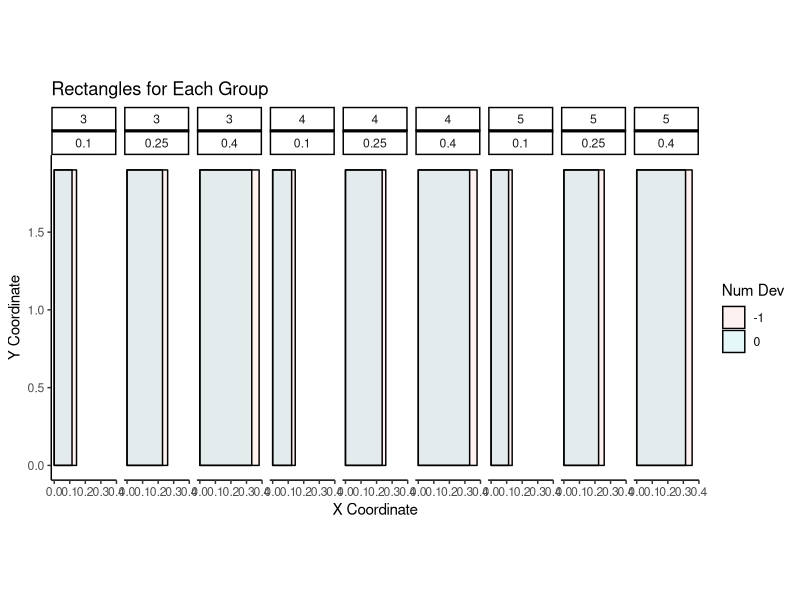

Recreate this plot in R.
# libraries ---------------------------------------------------------------
library(ggplot2)
library(tidyverse)

# importing and processing ------------------------------------------------
data <- read.csv("processed.csv") %>% 
  filter(exp_version == "Exp1A") %>% 
  mutate(number_deviation = ifelse(number_deviation < 0, -1, 0)) %>%
  #mutate(response_width = response_width*response_num) %>%
  filter(number_deviation %in% c(-1,0))

## by participant ---------------------------------
data_by_pp <- data %>%
  group_by(correct_num, correct_width, number_deviation, subID) %>%
  summarise(
    mean_width = mean(response_width), # Dynamically refer to the variable
    n = n()
  )

## across participants --------------------------
data_across_pp <- data_by_pp %>%
  group_by(correct_num, correct_width, number_deviation) %>%
  summarise(
    width_mean = mean(mean_width),
    width_sd = sd(mean_width),
    n = n()
  ) %>%
  mutate(
    width_SEM = width_sd / sqrt(n),
    width_CI = width_SEM * qt((1 - 0.05) / 2 + .5, n - 1)
  )

# Convert to factors
data_by_pp$correct_width <- as.factor(data_by_pp$correct_width)
data_across_pp$correct_width <- as.factor(data_across_pp$correct_width)
data_by_pp$number_deviation <- factor(data_by_pp$number_deviation, levels = c("-1", "0"))
data_across_pp$number_deviation <- factor(data_across_pp$number_deviation, levels = c("-1", "0"))


## adding x y axis coords to draw rectangles -------------------------------


rectangle_coords <- data_across_pp %>%
  group_by(correct_num, correct_width, number_deviation) %>%
  mutate(
    x_1 = width_mean,
    x_2 = 0,
    x_3 = 0,
    x_4 = width_mean,
    y_1 = (1.9),
    y_2 = (1.9),
    y_3 = 0,
    y_4 = 0
  ) %>%
  ungroup() %>%
  pivot_longer(
    cols = starts_with("x_"),
    names_to = "corner_x",
    values_to = "x"
  ) %>%
  pivot_longer(
    cols = starts_with("y_"),
    names_to = "corner_y",
    values_to = "y"
  ) %>%
  filter(str_sub(corner_x, -1, -1) == str_sub(corner_y, -1, -1)) # Match corners

# expected_rectangle_coords <- data_across_pp %>%
#   group_by(correct_num, correct_width) %>%
#   mutate(correct_width = as.numeric(as.character(correct_width))) %>%
#   mutate(
#     x_1 = (0 + correct_width),
#     x_2 = 0,
#     x_3 = 0,
#     x_4 = (0 + correct_width),
#     y_1 = 1.9,
#     y_2 = 1.9,
#     y_3 = 0,
#     y_4 = 0
#   ) %>%
#   ungroup() %>%
#   pivot_longer(
#     cols = starts_with("x_"),
#     names_to = "corner_x",
#     values_to = "x"
#   ) %>%
#   pivot_longer(
#     cols = starts_with("y_"),
#     names_to = "corner_y",
#     values_to = "y"
#   ) %>%
#   filter(str_sub(corner_x, -1, -1) == str_sub(corner_y, -1, -1)) %>%
#   filter(number_deviation == 0) %>%
#   mutate(number_deviation = "actual")
# 
# 
# rectangle_coords <- rbind(rectangle_coords, expected_rectangle_coords)

# Plotting -----------------------------------------------------------


ggplot(rectangle_coords, aes(x = x, y = y, fill = number_deviation)) +
  geom_polygon(color = "black", alpha = 0.1) +
  coord_fixed() +
  theme_classic() +
  labs(
    title = "Rectangles for Each Group",
    x = "X Coordinate",
    y = "Y Coordinate",
    fill = "Num Dev"
  ) +
  facet_grid(~ correct_num + correct_width)


# ggsave(x.png, plot = plot, width = 6, height = 5, units = "in", dpi = 300)